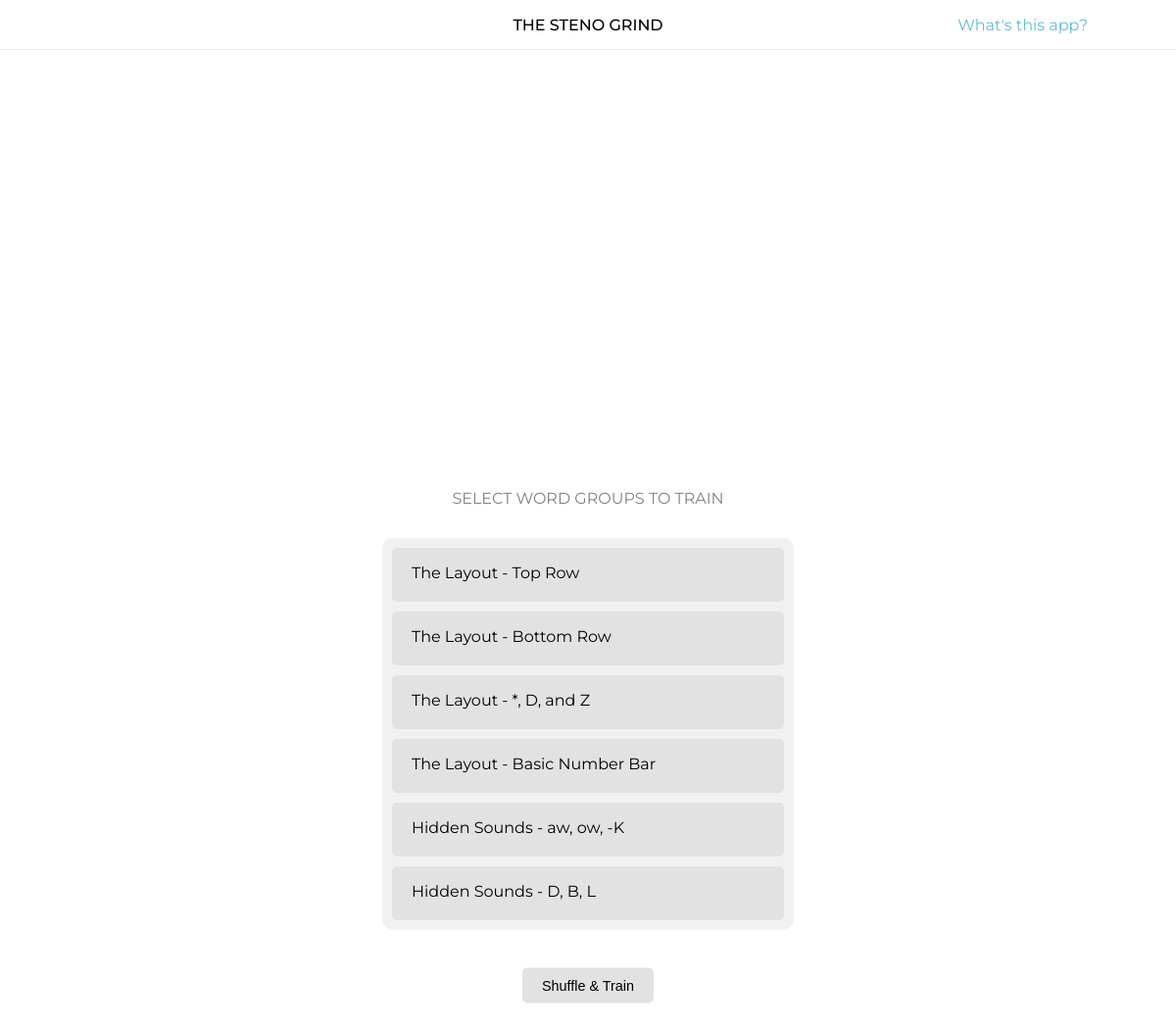
The app's page /groups/ with its own data.
### api/models.py (models this page shows, shortened)
class Levels(models.Model):
    name = models.CharField(max_length=100, blank=False, default="unnamed group")

### frontend/views.py (the view)
# urls.py: path('groups/', views.groups, name='groups'),
def groups(request):
        default_groups = Levels.objects.all()
        context2 = {}
        for level in default_groups:
            context2[level.name] = level.id
        return render(request, 'frontend/groups.html', {'levels_list': context2})

### frontend/templates/frontend/groups.html (shortened to what this page needs)
{% extends "frontend/base.html" %}
{% block body %}
    <div class="centercont3">
        <div class="centercontHeader">
            <p class="part1" style="font-weight: 500; text-align: center; color: grey; font-weight: 400;">SELECT WORD GROUPS TO TRAIN</p>
        </div>
        <form id="group_list_form" action="{% url 'frontend:training' %}" method="POST">
            <div id="contGroup" class="part1">
                <div class="GroupItem" id="GL">
                    {% for key, value in levels_list.items %}
                        <div class="group_cont" id="contL{{value}}" onclick="check_uncheck('L{{value}}')">
                            <p class="groupItemName">{{key}}</p>
                        </div>
                    {% endfor %}
                </div>
            </div>
            <br>
            <button id="nextbtn" class="part1 niceBTN">Shuffle & Train</button>
        </form>
    </div>
{% endblock %}

### frontend/static/frontend/base.css (style rules this page uses)
body { font-family: 'Montserrat', sans-serif; font-size: 16px; }
#nextbtn { display: block; position: absolute; left: 50%; transform: translateX(-50%); margin-top: 20px; }
.centercont3 { height: auto; width: auto; position: absolute; top: 50%; left: 50%; transform: translate(-50%, -50%); }
.centercontHeader { position: relative; top: 0; left: 0; width: 100%; height: 50px; }
#contGroup { display: grid; overflow-y: scroll; width: auto; height: 400px; position: relative; border-radius: 10px; font-size: 16px; }
.GroupItem { width: 80vw; max-width: 400px; background-color: #F1F1F1; border-radius: 10px; grid-column: span 1; grid-row: span 1; padding: 10px; }
.group_cont { position: relative; width: 100%; background-color: #E2E2E2; border-radius: 5px; margin-top: 10px; cursor: pointer; }
.group_cont:first-child { margin-top: 0; }
.groupItemName { display: inline-block; width: 90%; overflow: hidden; text-overflow: ellipsis; white-space: nowrap; text-indent: 20px; }
.niceBTN { background-color: #E2E2E2; padding: 10px 20px; outline: none; border: none; border-radius: 5px; cursor: pointer; font-size: .9em; }

### records on screen
Levels: levels_list "The Layout - Top Row"
Levels: levels_list "The Layout - Bottom Row"
Levels: levels_list "The Layout - *, D, and Z"
Levels: levels_list "The Layout - Basic Number Bar"
Levels: levels_list "Hidden Sounds - aw, ow, -K"
Levels: levels_list "Hidden Sounds - D, B, L"
